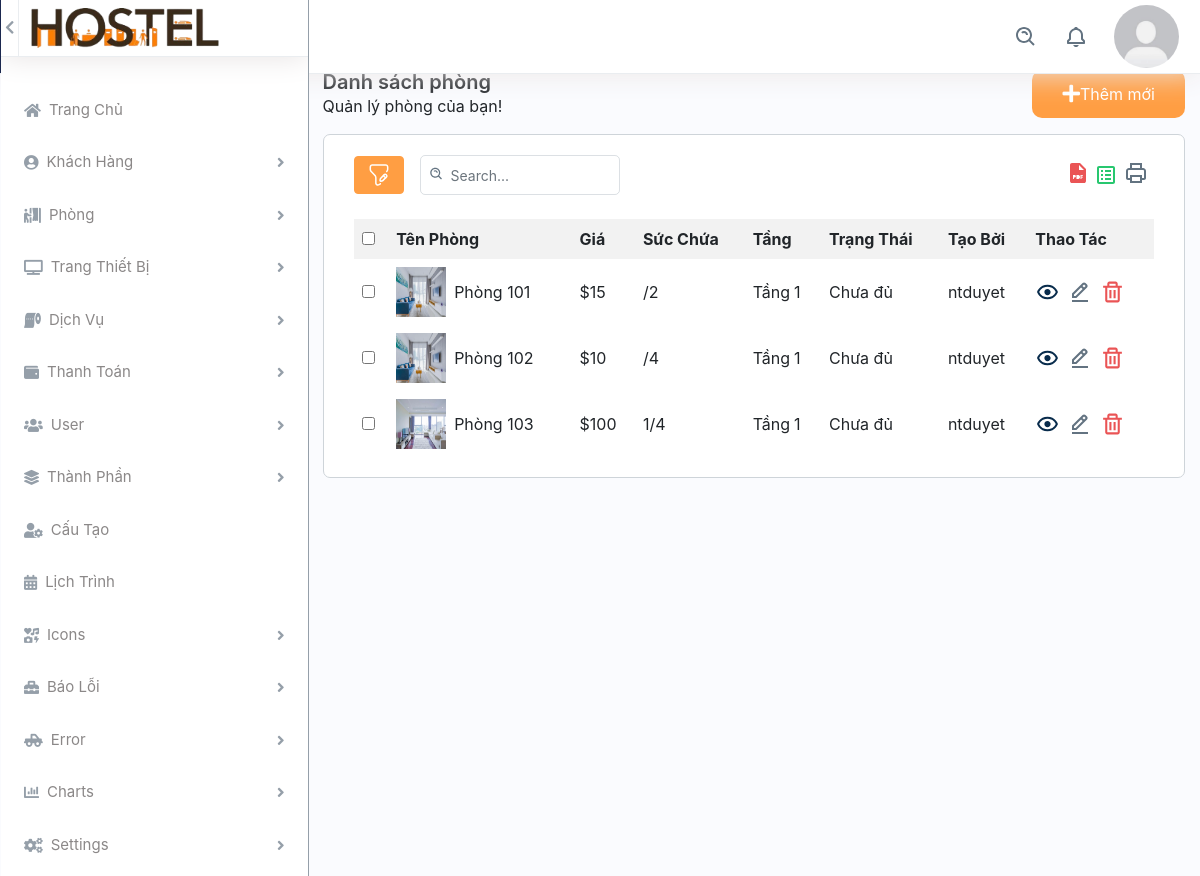
Page /back_end/list-room.php (signed in) on the committed database.
### tables this page shows
CREATE TABLE `phong` (
  `id` int(11) NOT NULL,
  `ten_phong` text NOT NULL,
  `suc_chua` int(11) NOT NULL,
  `id_tang` int(11) NOT NULL,
  `gia` decimal(10,0) NOT NULL,
  `trang_thai` text NOT NULL DEFAULT 'Chưa đủ',
  `anh_dai_dien` varchar(500) DEFAULT NULL,
  `anh_khac` varchar(1000) DEFAULT NULL,
  `nguoi_tao` text DEFAULT NULL,
  `noi_dung` text DEFAULT NULL,
  `mo_ta` text DEFAULT NULL,
  `so_luong_hien_tai` int(11) DEFAULT 0
);

### config/database.php (called while the page is built, shortened)
<?php
class Database {
    private $host = servername;
    private $user = username;
    private $password = password;
    private $dbname = dbname;
    private $link;
    private function connectDB() {
        $this->link = new mysqli($this->host, $this->user, $this->password, $this->dbname);
    }
    public function select($query) {
        $result = $this->link->query($query) or die($this->link->error . __LINE__);
        if ($result->num_rows > 0) {
            return $result;
        } else {
            return false;
        }
    }
}
?>

### back_end/list-room.php (the view, shortened to what this page needs)
<?php
if(empty($_SESSION['username'])){
    var_dump($_SESSION['username']);
    header("location: dang_nhap.html");
} else{ ?>
    <?php
    include 'header.php';
    include 'side-bar.php';
    ?>
        <div class="col-md-9">
            <div class="col-12 container-content">
                <div class="header-content pb-3">
                    <div class="title-content">
                        <h3 class="m-0 strong">Danh sách phòng</h3>
                        <div class="span">Quản lý phòng của bạn!</div>
                    </div>
                    <a href="add-rooms.php" class="button-add">
                        <i class="fas fa-plus"></i>
                        <span>Thêm mới</span>
                    </a>
                </div>
                <div class="content-add-room col-12">
                    <?php
                    include '../config/database.php';
                    ?>
                    <div class="table-top d-flex justify-content-between mb-4">
                        <div class="search-set d-flex align-items-center mr-2">
                            <div class="search-path mr-3">
                                <a class="btn btn-filter" id="filter_search">
                                    <img src="../assets/img/filter.svg" alt="img">
                                </a>
                            </div>
                            <div class="search-input">
                                <a class="btn btn-searchset"><img src="../assets/img/search-white.svg" alt="img"></a>
                                <div id="DataTables_Table_0_filter" class="dataTables_filter">
                                    <label>
                                        <input type="search" id="searchInput" class="form-control form-control-sm" placeholder="Search..." aria-controls="DataTables_Table_0">
                                    </label>
                                </div>
                            </div>
                        </div>
                        <div class="wordset d-flex align-items-center">
                            <ul class="d-flex">
                                <li class="mr-2">
                                    <a data-bs-toggle="tooltip" data-bs-placement="top" title="" data-bs-original-title="pdf" aria-label="pdf"><img src="../assets/img/pdf.svg" alt="img"></a>
                                </li>
                                <li class="mr-2">
                                    <a data-bs-toggle="tooltip" data-bs-placement="top" title="" data-bs-original-title="excel" aria-label="excel"><img src="../assets/img/excel.svg" alt="img"></a>
                                </li>
                                <li class="mr-2">
                                    <a data-bs-toggle="tooltip" data-bs-placement="top" title="" data-bs-original-title="print" aria-label="print"><img src="../assets/img/printer.svg" alt="img"></a>
                                </li>
                            </ul>
                        </div>
                    </div>
                    <div id="contents">
                        <?php
                        $db = new Database();
                        $sql = "SELECT * FROM phong";
                        $result = $db->select($sql);
                        ?>
                        <?php if ($result->num_rows > 0) { ?>
                            <table class="table-data">
                                <tr>
                                    <th>
                                        <input type="checkbox" name="check_all">
                                    </th>
                                    <th>Tên Phòng</th>
                                    <th>Giá</th>
                                    <th>Sức Chứa</th>
                                    <th>Tầng</th>
                                    <th>Trạng Thái</th>
                                    <th>Tạo Bởi</th>
                                    <th>Thao Tác</th>
                                </tr>
                                <?php while ($row = $result->fetch_assoc()) { ?>
                                    <tr>
                                        <td><input type="checkbox" name="check_daughter"></td>
                                        <td class="d-flex align-items-center"><img class="img-fluid img-responsive mr-2" height="10" width="10" src="../assets/img/<?php echo $row['anh_dai_dien']; ?>" alt="Phong ki tuc xa"> <?php echo $row['ten_phong']; ?></td>
                                        <td><span>$</span><?php echo $row['gia']; ?></td>
                                        <td><?php echo $row['so_luong_hien_tai']; ?>/<?php echo $row['suc_chua']; ?></td>
                                        <td><span class="mr-1">Tầng</span><?php echo $row['id_tang']; ?></td>
                                        <td><?php echo $row['trang_thai']; ?></td>
                                        <td><?php echo $row['nguoi_tao'] ?></td>
                                        <td class="d-flex thao-tac">
                                            <a class="me-3" href="../front_end/room-detail.php?id=<?php echo $row['id'];?>">
                                                <img src="../assets/img/eye.svg" alt="img" class="img-fluid">
                                            </a>
                                            <a class="me-3" href="edit-room.php?id=<?php echo $row['id']; ?>">
                                                <img src="../assets/img/edit.svg" alt="img" class="img-fluid icon-edit">
                                            </a>
                                            <a class="confirm-text" href="delete-room.php?id=<?php echo $row['id']; ?>">
                                                <img src="../assets/img/delete.svg" alt="img" class="img-fluid">
                                            </a>
                                        </td>
                                    </tr>
                                <?php } ?>
                            </table>
                        <?php } else {
                            echo "Không có dữ liệu.";
                        } ?>
                    </div>
                </div>
            </div>
        </div>
    </div>
    </body>
    </html>
<?php } ?>

### assets/css/duyet.css (style rules this page uses)
img { height: auto; width: 100%; }
body, html { height: 100%; margin: 0; background-color: #FAFBFE; }
i.fas, i.fab { display: flex; flex-direction: column; justify-content: center; font-size: 15px; color: #959FA9; }
.container-content { margin-top: 70px; position: relative; overflow-y: scroll; overflow: hidden; }
.button-add { display: flex; padding: 0 30px; border-radius: 10px; background-color: #FF9E43; color: white; }
.button-add i { display: flex; flex-direction: column; justify-content: center; font-size: 20px; color: white; }
.button-add span { display: flex; flex-direction: column; justify-content: center; }
.header-content { display: flex; justify-content: space-between; }
.table-data { width: 100%; border-collapse: collapse; }
.table-data th,.table-data td { padding: 8px; text-align: left; }
.table-data th { background-color: #f2f2f2; }
table.table-data img { width: 50px; height: 50px; }
a#filter_search { border: 1px solid #FF9E43; background: #FF9E43; }
div#DataTables_Table_0_filter input { background: transparent; height: 40px; border: 1px solid rgba(145, 158, 171, 0.32); width: 200px; border-radius: 5px ; padding: 0 15px 0 30px; }
div#DataTables_Table_0_filter { position: relative; height: 100%; }
a.btn.btn-searchset { padding: 2px; border-radius: 50px; position: absolute; top: 8px; left: 6px; z-index: 2; }
.search-input { position: relative; }
div#DataTables_Table_0_filter label { margin: 0; }
td.thao-tac .icon-edit { width: 16px; }
td.thao-tac img { width: 25px; }
.content-add-room { padding: 20px 30px; border: 1px solid #CED4D9; border-radius: 7px; background: #ffffff; }
.strong { font-weight: 600; font-size: 20px; }

### rows in the picture
phong: anh_dai_dien (picture), ten_phong "Phòng 101", gia "15", suc_chua "2", id_tang "1", trang_thai "Chưa đủ", nguoi_tao "ntduyet"
phong: anh_dai_dien (picture), ten_phong "Phòng 102", gia "10", suc_chua "4", id_tang "1", trang_thai "Chưa đủ", nguoi_tao "ntduyet"
phong: anh_dai_dien (picture), ten_phong "Phòng 103", gia "100", so_luong_hien_tai "1", suc_chua "4", id_tang "1", trang_thai "Chưa đủ", nguoi_tao "ntduyet"
